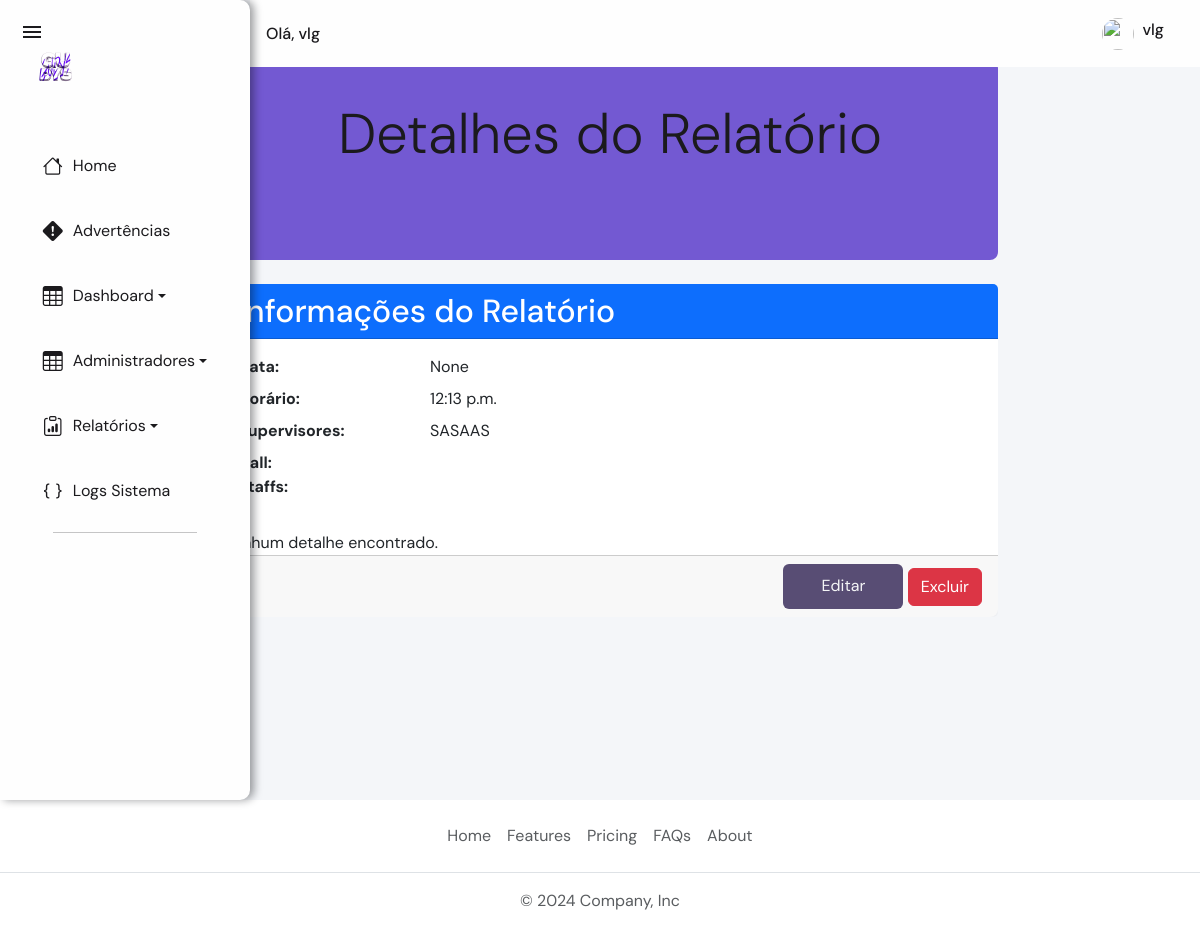
The app's page /api/relatorio/1/ (signed in) with its own data.
### api_rest/models.py (models this page shows, shortened)
class User(AbstractBaseUser, PermissionsMixin):
    username = models.CharField(max_length=100, unique=True, default='', blank=False)
    nickname = models.CharField(max_length=100, default='', blank=False)
    id_user = models.CharField(max_length=100, default='', blank=False)
    area = models.CharField(max_length=100, default='', blank=True)
    age = models.PositiveIntegerField(null=True, blank=True)
    is_active = models.BooleanField(default=True)
    is_staff = models.BooleanField(default=False)
    is_admin = models.BooleanField(default=False)
    is_superuser = models.BooleanField(default=False)
    date_joined = models.DateTimeField(default=timezone.now)
    image = models.ImageField(upload_to='profile_pics/', null=True, blank=True)
    USERNAME_FIELD = 'username'
    REQUIRED_FIELDS = ['nickname']
    objects = UserManager()

class Relatorio(models.Model):
    data = models.DateField(default=timezone.now)
    horario = models.TimeField(default=timezone.now)
    supervisores = models.TextField()

### api_rest/views.py (the view)
# urls.py: path('relatorio/<int:relatorio_id>/', detalheRelatorio, name='detalheRelatorio'),
def detalheRelatorio(request, relatorio_id):
    relatorio = get_object_or_404(Relatorio, id=relatorio_id)
    callstaffs = relatorio.callstaffs.all()  # Usando o related_name definido no modelo
    return render(request, 'paginas/detalheRelatorio.html', {'relatorio': relatorio, 'callstaffs': callstaffs})

### api_rest/templates/paginas/detalheRelatorio.html (shortened to what this page needs)
{% extends 'basesSU/baseLogged.html' %}
{% block content %}
<div class="container mt-5" style="max-width: 800px;">
  <div class="jumbotron text-center mb-4">
        <h1 class="display-4">Detalhes do Relatório</h1>
    </div>
    <div class="report-details">
        <div class="card">
            <div class="card-header bg-primary text-white">
                <h2 class="mb-0">Informações do Relatório</h2>
            </div>
            <div class="card-body">
                <dl class="row">
                  <dt class="col-sm-3">Data:</dt>
                  <dd class="col-sm-9">{{ relatorio.data }}</dd>
                  <dt class="col-sm-3">Horário:</dt>
                  <dd class="col-sm-9">{{ relatorio.horario }}</dd>
                  <dt class="col-sm-3">Supervisores:</dt>
                  <dd class="col-sm-9">{{ relatorio.supervisores }}</dd>
                  <dt class="col-sm-3">Call:</dt>
                  <dd class="col-sm-9">{{ relatorio.call }}</dd>
                  <dt class="col-sm-3">Staffs:</dt>
                  <dd class="col-sm-9">{{ relatorio.staffs }}</dd>
                  {% for callstaff in callstaffs %}
                  <dt class="col-sm-3">{{ callstaff.call }}</dt>
                  <dd class="col-sm-9">{{ callstaff.staff }}</dd>
                  </tr>
                {% empty %}
              </dl>
          </div>
                  <td colspan="2" class="text-center">Nenhum detalhe encontrado.</td>
              {% endfor %}
              <div class="card-footer text-end">
                <a href="" class="btn btn-primary">Editar</a>
                <button class="btn btn-danger" data-bs-toggle="modal" data-bs-target="#deleteModal" data-url="">Excluir</button>
            </div>
        </div>
    </div>
</div>
{% endblock %}

### api_rest/templates/partials/sidebar.html (shortened to what this page needs)
{% load static %}
<nav class="navbar navbar-expand-lg ">
    <div class="container-nav">
      <div class="collapse navbar-collapse" id="navbarsExample09">
        <span class="navbar-text user-greeting">
            Olá, {{ user.username }}
        </span>
      </div>
      <div class="userProfile ms-auto d-flex align-items-center">
        <a href="#" class="d-flex align-items-center text-decoration-none" data-bs-toggle="dropdown" aria-expanded="false">
            <img src="" alt="" width="32" height="32" class="rounded-circle me-2">
            <h6 class="username"> {{ user.username }}</h6>
        </a>
      </div>
    </div>
</nav>
<div class="sidebar" id="sidebar">
    <div class="d-flex flex-column flex-shrink-0 p-3">
        <a href="/" class="d-flex align-items-center mb-3 mb-md-0 me-md-auto text-decoration-none">
            <img src="{% static 'imgs/gudys.png' %}" alt="Logo" width="40" height="32">
        </a>
        <div class="sidebar-content">
            <ul class="nav nav-pills flex-column mb-auto">
                {% if user.is_superuser %}
                <li class="nav-item">
                    <a class="nav-link sidebar-link" href="{% url 'sideSuperUser' %}">
                        <i class="bi bi-house"></i>
                        <span class="sidebar-text">Home</span>
                    </a>
                </li>
                <li class="nav-item">
                    <a class="nav-link sidebar-link" href="#">
                        <i class="bi bi-exclamation-diamond-fill"></i>
                        <span class="sidebar-text">Advertências</span>
                    </a>
                </li>
                <li class="nav-item">
                    <a class="nav-link dropdown-toggle sidebar-link" href="#" role="button" data-bs-toggle="collapse" data-bs-target="#dashboard-collapse" aria-expanded="false">
                        <i class="bi bi-table"></i>
                        <span class="sidebar-text">Dashboard</span>
                    </a>
                </li>
                <li class="nav-item">
                    <a class="nav-link dropdown-toggle sidebar-link" href="#" role="button" data-bs-toggle="collapse" data-bs-target="#admin-collapse" aria-expanded="false">
                        <i class="bi bi-table"></i>
                        <span class="sidebar-text">Administradores</span>
                    </a>
                </li>
                <li class="nav-item">
                    <a class="nav-link dropdown-toggle sidebar-link" href="#" role="button" data-bs-toggle="collapse" data-bs-target="#relatorios-collapse" aria-expanded="false">
                        <i class="bi bi-clipboard-data"></i>
                        <span class="sidebar-text">Relatórios</span>
                    </a>
                </li>
                <li class="nav-item">
                    <a class="nav-link" href="#">
                        <i class="bi bi-braces"></i>
                        <span class="sidebar-text">Logs Sistema</span>
                    </a>
                </li>
            {% elif user.is_admin %}
                <li class="nav-item">
                    <a class="nav-link" href="#">Staff Dashboard</a>
                </li>
            {% elif user.is_staff %}
                <li class="nav-item">
                    <a class="nav-link" href="#">User Dashboard</a>
                </li>
            {% endif %}
            </ul>
        </div>
        <div class="dropdown">
            <hr>
        </div>
    </div>
</div>

### static/styles/estilos.css (style rules this page uses)
body, html { margin: 0; padding: 0; height: 100%; font-family: 'DM Sans', sans-serif; scroll-behavior: smooth; overflow-x: hidden; }
.sidebar { position: fixed; top: 0; left: 0; width: 250px; height: 100vh; background: #FEFEFE; color: #1B1A1D; box-shadow: 4px 0 8px rgba(8, 9, 14, 0.4); padding: 10px; border-top-right-radius: 10px; border-bottom-right-radius: 10px; transition: width 0.3s ease, transform 0.3s ease; z-index: 1000; box-sizing: border-box; overflow: hidden; }
.sidebar .nav-link { display: flex; align-items: center; padding: 10px; transition: padding 0.3s ease; }
.sidebar .nav-link i { font-size: 20px; transition: transform 0.3s ease; }
.sidebar .sidebar-text { margin-left: 10px; transition: opacity 0.3s ease; }
.sidebar a { margin-top: 15px; color: #1B1A1D; text-decoration: none; padding: 10px; border-radius: 4px; transition: background-color 0.3s ease, color 0.3s ease, transform 0.2s ease; }
.username { flex-grow: 1; text-align: center; color: #1B1A1D; margin-right: 30px; }
.navbar { background-color: #FEFEFE; padding: 0.3rem 1rem; z-index: 1000; position: fixed; width: calc(100% - 240px); top: 0; left: 250px; height: 67px; transition: left 0.3s ease-in-out; }
.container-nav { flex-grow: 1; display: flex; justify-content: space-between; align-items: center; height: 100%; }
.userProfile { margin-left: auto; display: flex; align-items: center; height: 100%; }
.user-greeting { font-size: 16px; font-weight: 500; color: #1B1A1D; }
.userProfile img { border-radius: 50%; width: 32px; height: 32px; margin-right: 8px; }
.userProfile .username { font-size: 16px; font-weight: 500; color: #1B1A1D; }
.card { transition: transform 0.3s ease, box-shadow 0.3s ease, background-color 0.3s ease; animation: fadeInCards 1s ease-out; border: none; border-radius: 8px; background-color: #ffffff; }
.jumbotron { animation: jumbotronFadeIn 1s ease-out; background: #7359D2; padding: 40px 20px; color: #FEFEFE; border-radius: 8px; text-align: center; margin-bottom: 30px; margin-top: 60px; height: 200px; }
.btn-primary { background-color: #7359D2; border: none; color: #F4F5F6; border-radius: 6px; padding: 10px 20px; transition: background-color 0.3s ease, transform 0.2s ease; }
h1 { margin-top: 0; font-size: 24px; color: #1B1A1D; }
.d-flex { display: flex; justify-content: space-between; align-items: center; }
.text-center { text-align: center; }
.btn-primary { background-color: #584d74; border-color: #584d74; transition: background-color 0.3s ease; width: 120px; height: 45px; text-align: center; }

### records on screen
User: username "vlg"
Relatorio: data "None", horario "12:13 p.m.", supervisores "SASAAS"
